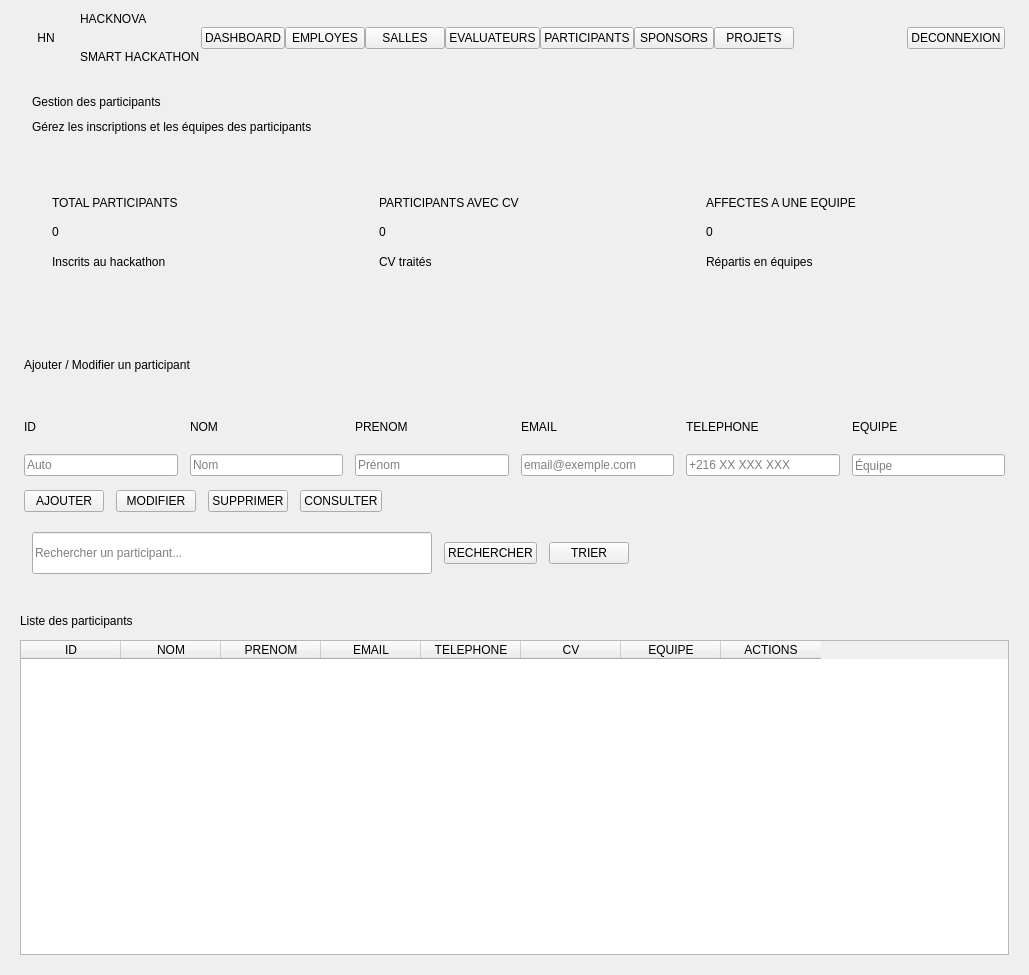
          <widget class="QWidget" name="scrollParticipantsContent">
           <property name="geometry">
            <rect>
             <x>0</x>
             <y>0</y>
             <width>1029</width>
             <height>975</height>
            </rect>
           </property>
           <layout class="QVBoxLayout" name="participantsContentLayout">
            <property name="spacing">
             <number>0</number>
            </property>
            <property name="leftMargin">
             <number>0</number>
            </property>
            <property name="topMargin">
             <number>0</number>
            </property>
            <property name="rightMargin">
             <number>0</number>
            </property>
            <property name="bottomMargin">
             <number>0</number>
            </property>
            <item>
             <widget class="QFrame" name="frameNavbarParticipants">
              <property name="minimumSize">
               <size>
                <width>0</width>
                <height>76</height>
               </size>
              </property>
              <property name="maximumSize">
               <size>
                <width>16777215</width>
                <height>76</height>
               </size>
              </property>
              <layout class="QHBoxLayout" name="navbarPartLayout">
               <property name="spacing">
                <number>0</number>
               </property>
               <property name="leftMargin">
                <number>24</number>
               </property>
               <property name="topMargin">
                <number>0</number>
               </property>
               <property name="rightMargin">
                <number>24</number>
               </property>
               <property name="bottomMargin">
                <number>0</number>
               </property>
               <item>
                <widget class="QLabel" name="sbLogoPart">
                 <property name="minimumSize">
                  <size>
                   <width>44</width>
                   <height>44</height>
                  </size>
                 </property>
                 <property name="maximumSize">
                  <size>
                   <width>44</width>
                   <height>44</height>
                  </size>
                 </property>
                 <property name="text">
                  <string>HN</string>
                 </property>
                 <property name="alignment">
                  <set>Qt::AlignmentFlag::AlignCenter</set>
                 </property>
                </widget>
               </item>
               <item>
                <layout class="QVBoxLayout" name="brandPartLayout">
                 <property name="spacing">
                  <number>0</number>
                 </property>
                 <property name="leftMargin">
                  <number>12</number>
                 </property>
                 <item>
                  <widget class="QLabel" name="sbBrandPart">
                   <property name="text">
                    <string>HACKNOVA</string>
                   </property>
                  </widget>
                 </item>
                 <item>
                  <widget class="QLabel" name="sbSubPart">
                   <property name="text">
                    <string>SMART HACKATHON</string>
                   </property>
                  </widget>
                 </item>
                </layout>
               </item>
               <item>
                <widget class="QFrame" name="sbSepPart">
                 <property name="minimumSize">
                  <size>
                   <width>1</width>
                   <height>40</height>
                  </size>
                 </property>
                 <property name="maximumSize">
                  <size>
                   <width>1</width>
                   <height>40</height>
                  </size>
                 </property>
                </widget>
               </item>
               <item>
                <widget class="QPushButton" name="navDashboardParticipants">
                 <property name="cursor">
                  <cursorShape>PointingHandCursor</cursorShape>
                 </property>
                 <property name="text">
                  <string>DASHBOARD</string>
                 </property>
                </widget>
               </item>
               <item>
                <widget class="QPushButton" name="navEmployesParticipants">
                 <property name="cursor">
                  <cursorShape>PointingHandCursor</cursorShape>
                 </property>
                 <property name="text">
                  <string>EMPLOYES</string>
                 </property>
                </widget>
               </item>
               <item>
                <widget class="QPushButton" name="navSallesParticipants">
                 <property name="cursor">
                  <cursorShape>PointingHandCursor</cursorShape>
                 </property>
                 <property name="text">
                  <string>SALLES</string>
                 </property>
                </widget>
               </item>
               <item>
                <widget class="QPushButton" name="navEvaluateursParticipants">
                 <property name="cursor">
                  <cursorShape>PointingHandCursor</cursorShape>
                 </property>
                 <property name="text">
                  <string>EVALUATEURS</string>
                 </property>
                </widget>
               </item>
               <item>
                <widget class="QPushButton" name="navParticipantsParticipants">
                 <property name="cursor">
                  <cursorShape>PointingHandCursor</cursorShape>
                 </property>
                 <property name="text">
                  <string>PARTICIPANTS</string>
                 </property>
                </widget>
               </item>
               <item>
                <widget class="QPushButton" name="navSponsorsParticipants">
                 <property name="cursor">
                  <cursorShape>PointingHandCursor</cursorShape>
                 </property>
                 <property name="text">
                  <string>SPONSORS</string>
                 </property>
                </widget>
               </item>
               <item>
                <widget class="QPushButton" name="navProjetsParticipants">
                 <property name="cursor">
                  <cursorShape>PointingHandCursor</cursorShape>
                 </property>
                 <property name="text">
                  <string>PROJETS</string>
                 </property>
                </widget>
               </item>
               <item>
                <spacer name="navbarPartSpacer">
                 <property name="orientation">
                  <enum>Qt::Orientation::Horizontal</enum>
                 </property>
                 <property name="sizeHint" stdset="0">
                  <size>
                   <width>40</width>
                   <height>20</height>
                  </size>
                 </property>
                </spacer>
               </item>
               <item>
                <widget class="QPushButton" name="navDeconnexionParticipants">
                 <property name="cursor">
                  <cursorShape>PointingHandCursor</cursorShape>
                 </property>
                 <property name="text">
                  <string>DECONNEXION</string>
                 </property>
                </widget>
               </item>
              </layout>
             </widget>
            </item>
            <item>
             <widget class="QFrame" name="frameTopbarParticipants">
              <property name="minimumSize">
               <size>
                <width>0</width>
                <height>76</height>
               </size>
              </property>
              <property name="maximumSize">
               <size>
                <width>16777215</width>
                <height>76</height>
               </size>
              </property>
              <layout class="QVBoxLayout" name="topbarPartLayout">
               <property name="spacing">
                <number>2</number>
               </property>
               <property name="leftMargin">
                <number>32</number>
               </property>
               <property name="topMargin">
                <number>14</number>
               </property>
               <property name="rightMargin">
                <number>32</number>
               </property>
               <property name="bottomMargin">
                <number>14</number>
               </property>
               <item>
                <widget class="QLabel" name="topbarTitlePart">
                 <property name="text">
                  <string>Gestion des participants</string>
                 </property>
                </widget>
               </item>
               <item>
                <widget class="QLabel" name="topbarSubPart">
                 <property name="text">
                  <string>Gérez les inscriptions et les équipes des participants</string>
                 </property>
                </widget>
               </item>
              </layout>
             </widget>
            </item>
            <item>
             <layout class="QHBoxLayout" name="statsPartLayout">
              <property name="spacing">
               <number>16</number>
              </property>
              <property name="leftMargin">
               <number>32</number>
              </property>
              <property name="topMargin">
               <number>20</number>
              </property>
              <property name="rightMargin">
               <number>32</number>
              </property>
              <property name="bottomMargin">
               <number>20</number>
              </property>
              <item>
               <widget class="QFrame" name="cardPartStat1">
                <property name="minimumSize">
                 <size>
                  <width>0</width>
                  <height>120</height>
                 </size>
                </property>
                <layout class="QVBoxLayout" name="cardPartStat1Layout">
                 <property name="spacing">
                  <number>4</number>
                 </property>
                 <property name="leftMargin">
                  <number>20</number>
                 </property>
                 <property name="topMargin">
                  <number>18</number>
                 </property>
                 <property name="rightMargin">
                  <number>20</number>
                 </property>
                 <property name="bottomMargin">
                  <number>18</number>
                 </property>
                 <item>
                  <widget class="QLabel" name="cardPartTitle1">
                   <property name="text">
                    <string>TOTAL PARTICIPANTS</string>
                   </property>
                  </widget>
                 </item>
                 <item>
                  <widget class="QLabel" name="cardPartValue1">
                   <property name="text">
                    <string>0</string>
                   </property>
                  </widget>
                 </item>
                 <item>
                  <widget class="QLabel" name="cardPartSub1">
                   <property name="text">
                    <string>Inscrits au hackathon</string>
                   </property>
                  </widget>
                 </item>
                </layout>
               </widget>
              </item>
              <item>
               <widget class="QFrame" name="cardPartStat2">
                <property name="minimumSize">
                 <size>
                  <width>0</width>
                  <height>120</height>
                 </size>
                </property>
                <layout class="QVBoxLayout" name="cardPartStat2Layout">
                 <property name="spacing">
                  <number>4</number>
                 </property>
                 <property name="leftMargin">
                  <number>20</number>
                 </property>
                 <property name="topMargin">
                  <number>18</number>
                 </property>
                 <property name="rightMargin">
                  <number>20</number>
                 </property>
                 <property name="bottomMargin">
                  <number>18</number>
                 </property>
                 <item>
                  <widget class="QLabel" name="cardPartTitle2">
                   <property name="text">
                    <string>PARTICIPANTS AVEC CV</string>
                   </property>
                  </widget>
                 </item>
                 <item>
                  <widget class="QLabel" name="cardPartValue2">
                   <property name="text">
                    <string>0</string>
                   </property>
                  </widget>
                 </item>
                 <item>
                  <widget class="QLabel" name="cardPartSub2">
                   <property name="text">
                    <string>CV traités</string>
                   </property>
                  </widget>
                 </item>
                </layout>
               </widget>
              </item>
              <item>
               <widget class="QFrame" name="cardPartStat3">
                <property name="minimumSize">
                 <size>
                  <width>0</width>
                  <height>120</height>
                 </size>
                </property>
                <layout class="QVBoxLayout" name="cardPartStat3Layout">
                 <property name="spacing">
                  <number>4</number>
                 </property>
                 <property name="leftMargin">
                  <number>20</number>
                 </property>
                 <property name="topMargin">
                  <number>18</number>
                 </property>
                 <property name="rightMargin">
                  <number>20</number>
                 </property>
                 <property name="bottomMargin">
                  <number>18</number>
                 </property>
                 <item>
                  <widget class="QLabel" name="cardPartTitle3">
                   <property name="text">
                    <string>AFFECTES A UNE EQUIPE</string>
                   </property>
                  </widget>
                 </item>
                 <item>
                  <widget class="QLabel" name="cardPartValue3">
                   <property name="text">
                    <string>0</string>
                   </property>
                  </widget>
                 </item>
                 <item>
                  <widget class="QLabel" name="cardPartSub3">
                   <property name="text">
                    <string>Répartis en équipes</string>
                   </property>
                  </widget>
                 </item>
                </layout>
               </widget>
              </item>
             </layout>
            </item>
            <item>
             <widget class="QFrame" name="cardFormParticipants">
              <property name="minimumSize">
               <size>
                <width>0</width>
                <height>220</height>
               </size>
              </property>
              <layout class="QVBoxLayout" name="formPartLayout">
               <property name="spacing">
                <number>14</number>
               </property>
               <property name="leftMargin">
                <number>24</number>
               </property>
               <property name="topMargin">
                <number>20</number>
               </property>
               <property name="rightMargin">
                <number>24</number>
               </property>
               <property name="bottomMargin">
                <number>20</number>
               </property>
               <item>
                <widget class="QLabel" name="formTitlePart">
                 <property name="text">
                  <string>Ajouter / Modifier un participant</string>
                 </property>
                </widget>
               </item>
               <item>
                <layout class="QGridLayout" name="formPartGrid">
                 <property name="spacing">
                  <number>12</number>
                 </property>
                 <item row="0" column="0">
                  <widget class="QLabel" name="lblPartID">
                   <property name="text">
                    <string>ID</string>
                   </property>
                  </widget>
                 </item>
                 <item row="0" column="1">
                  <widget class="QLabel" name="lblPartNom">
                   <property name="text">
                    <string>NOM</string>
                   </property>
                  </widget>
                 </item>
                 <item row="0" column="2">
                  <widget class="QLabel" name="lblPartPrenom">
                   <property name="text">
                    <string>PRENOM</string>
                   </property>
                  </widget>
                 </item>
                 <item row="0" column="3">
                  <widget class="QLabel" name="lblPartEmail">
                   <property name="text">
                    <string>EMAIL</string>
                   </property>
                  </widget>
                 </item>
                 <item row="0" column="4">
                  <widget class="QLabel" name="lblPartTel">
                   <property name="text">
                    <string>TELEPHONE</string>
                   </property>
                  </widget>
                 </item>
                 <item row="0" column="5">
                  <widget class="QLabel" name="lblPartEquipe">
                   <property name="text">
                    <string>EQUIPE</string>
                   </property>
                  </widget>
                 </item>
                 <item row="1" column="0">
                  <widget class="QLineEdit" name="lineEditPartID">
                   <property name="readOnly">
                    <bool>true</bool>
                   </property>
                   <property name="placeholderText">
                    <string>Auto</string>
                   </property>
                  </widget>
                 </item>
                 <item row="1" column="1">
                  <widget class="QLineEdit" name="lineEditPartNom">
                   <property name="placeholderText">
                    <string>Nom</string>
                   </property>
                  </widget>
                 </item>
                 <item row="1" column="2">
                  <widget class="QLineEdit" name="lineEditPartPrenom">
                   <property name="placeholderText">
                    <string>Prénom</string>
                   </property>
                  </widget>
                 </item>
                 <item row="1" column="3">
                  <widget class="QLineEdit" name="lineEditPartEmail">
                   <property name="placeholderText">
                    <string>email@exemple.com</string>
                   </property>
                  </widget>
                 </item>
                 <item row="1" column="4">
                  <widget class="QLineEdit" name="lineEditPartTel">
                   <property name="placeholderText">
                    <string>+216 XX XXX XXX</string>
                   </property>
                  </widget>
                 </item>
                 <item row="1" column="5">
                  <widget class="QLineEdit" name="lineEditPartEquipe">
                   <property name="placeholderText">
                    <string>Équipe</string>
                   </property>
                  </widget>
                 </item>
                </layout>
               </item>
               <item>
                <layout class="QHBoxLayout" name="formPartButtonsLayout">
                 <property name="spacing">
                  <number>12</number>
                 </property>
                 <item>
                  <widget class="QPushButton" name="btnPartAjouter">
                   <property name="cursor">
                    <cursorShape>PointingHandCursor</cursorShape>
                   </property>
                   <property name="text">
                    <string>AJOUTER</string>
                   </property>
                  </widget>
                 </item>
                 <item>
                  <widget class="QPushButton" name="btnPartModifier">
                   <property name="cursor">
                    <cursorShape>PointingHandCursor</cursorShape>
                   </property>
                   <property name="text">
                    <string>MODIFIER</string>
                   </property>
                  </widget>
                 </item>
                 <item>
                  <widget class="QPushButton" name="btnPartSupprimer">
                   <property name="cursor">
                    <cursorShape>PointingHandCursor</cursorShape>
                   </property>
                   <property name="text">
                    <string>SUPPRIMER</string>
                   </property>
                  </widget>
                 </item>
                 <item>
                  <widget class="QPushButton" name="btnPartConsulter">
                   <property name="cursor">
                    <cursorShape>PointingHandCursor</cursorShape>
                   </property>
                   <property name="text">
                    <string>CONSULTER</string>
                   </property>
                  </widget>
                 </item>
                 <item>
                  <spacer name="formPartBtnSpacer">
                   <property name="orientation">
                    <enum>Qt::Orientation::Horizontal</enum>
                   </property>
                   <property name="sizeHint" stdset="0">
                    <size>
                     <width>40</width>
                     <height>20</height>
                    </size>
                   </property>
                  </spacer>
                 </item>
                </layout>
               </item>
              </layout>
             </widget>
            </item>
            <item>
             <layout class="QHBoxLayout" name="searchPartLayout">
              <property name="spacing">
               <number>12</number>
              </property>
              <property name="leftMargin">
               <number>32</number>
              </property>
              <property name="topMargin">
               <number>0</number>
              </property>
              <property name="rightMargin">
               <number>32</number>
              </property>
              <property name="bottomMargin">
               <number>20</number>
              </property>
              <item>
               <widget class="QLineEdit" name="lineEditRecherchePart">
                <property name="minimumSize">
                 <size>
                  <width>400</width>
                  <height>42</height>
                 </size>
                </property>
                <property name="placeholderText">
                 <string>Rechercher un participant...</string>
                </property>
               </widget>
              </item>
              <item>
               <widget class="QPushButton" name="btnPartRechercher">
                <property name="cursor">
                 <cursorShape>PointingHandCursor</cursorShape>
                </property>
                <property name="text">
                 <string>RECHERCHER</string>
                </property>
               </widget>
              </item>
              <item>
               <widget class="QPushButton" name="btnPartTrier">
                <property name="cursor">
                 <cursorShape>PointingHandCursor</cursorShape>
                </property>
                <property name="text">
                 <string>TRIER</string>
                </property>
               </widget>
              </item>
              <item>
               <spacer name="searchPartSpacer">
                <property name="orientation">
                 <enum>Qt::Orientation::Horizontal</enum>
                </property>
                <property name="sizeHint" stdset="0">
                 <size>
                  <width>40</width>
                  <height>20</height>
                 </size>
                </property>
               </spacer>
              </item>
             </layout>
            </item>
            <item>
             <widget class="QFrame" name="cardTableParticipants">
              <property name="minimumSize">
               <size>
                <width>0</width>
                <height>380</height>
               </size>
              </property>
              <layout class="QVBoxLayout" name="tablePartLayout">
               <property name="spacing">
                <number>12</number>
               </property>
               <property name="leftMargin">
                <number>20</number>
               </property>
               <property name="topMargin">
                <number>20</number>
               </property>
               <property name="rightMargin">
                <number>20</number>
               </property>
               <property name="bottomMargin">
                <number>20</number>
               </property>
               <item>
                <widget class="QLabel" name="tableTitlePart">
                 <property name="text">
                  <string>Liste des participants</string>
                 </property>
                </widget>
               </item>
               <item>
                <widget class="QTableWidget" name="tableWidgetParticipants">
                 <property name="alternatingRowColors">
                  <bool>true</bool>
                 </property>
                 <property name="selectionBehavior">
                  <enum>QAbstractItemView::SelectionBehavior::SelectRows</enum>
                 </property>
                 <column>
                  <property name="text">
                   <string>ID</string>
                  </property>
                 </column>
                 <column>
                  <property name="text">
                   <string>NOM</string>
                  </property>
                 </column>
                 <column>
                  <property name="text">
                   <string>PRENOM</string>
                  </property>
                 </column>
                 <column>
                  <property name="text">
                   <string>EMAIL</string>
                  </property>
                 </column>
                 <column>
                  <property name="text">
                   <string>TELEPHONE</string>
                  </property>
                 </column>
                 <column>
                  <property name="text">
                   <string>CV</string>
                  </property>
                 </column>
                 <column>
                  <property name="text">
                   <string>EQUIPE</string>
                  </property>
                 </column>
                 <column>
                  <property name="text">
                   <string>ACTIONS</string>
                  </property>
                 </column>
                </widget>
               </item>
              </layout>
             </widget>
            </item>
           </layout>
          </widget>
